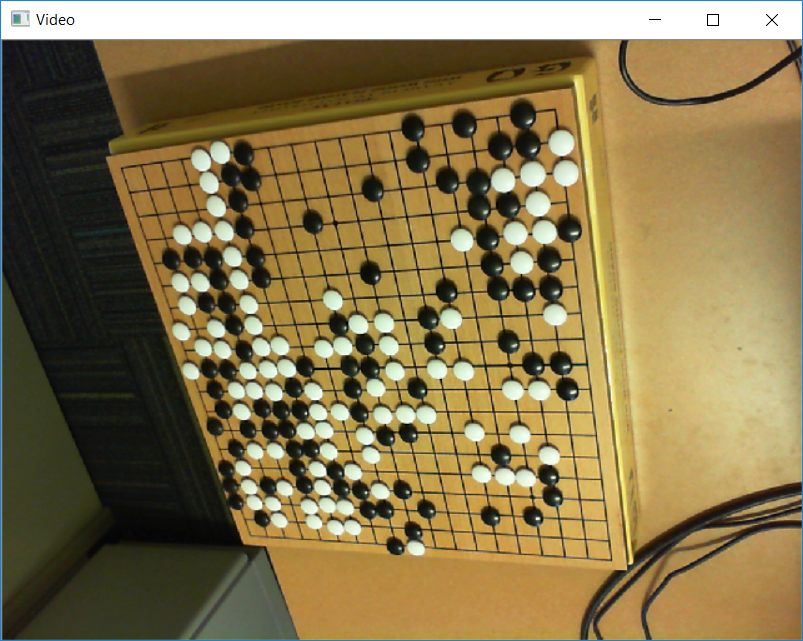
#> input picture img/example_camera.PNG, 803 x 641 px; its folder holds only this picture in this run
$ python -i detect_board.py   (imports and definitions only)
#> lines starting #> are read from the running program, lines starting #| are printed output that depends on the picture
# detect_board.py
# Functions for detecting game state from an image of the board

import cv2
import numpy as np
from scipy.spatial import distance as dist

import online_goban.settings as settings

# Put 4 points in the order [top-left, top-right, bottom-right, bottom-left]
# Helper function for board detection
# Taken from pyimagesearch.com/2016/03/21/ordering-coordinates-clockwise-with-python-and-opencv/
# [71 lines left out: functions order_points, four_point_transform, not called in this run]

# Return a 19x19 array containing the game state
# 0 = empty; 1 = black; -1 = white
def detectBoard(img):
    # Warp image
    calib_points = np.array(settings.CALIBRATION_DATA, dtype = "float32")
    img_warped = four_point_transform(img, calib_points, 380)

    # Get grayscale image
    gray = cv2.cvtColor(img_warped, cv2.COLOR_BGR2GRAY)

    # Blur the image
    blur_size = 20*8
    blur_kernel = np.ones((blur_size, blur_size)) / (blur_size ** 2)
    blurred = cv2.filter2D(gray, -1, blur_kernel)

    # Get differences between blurred and original
    diff = gray.astype(np.int32) - blurred

    # Filter out the positive and negative parts separately
    white = np.clip( diff, 0, 255).astype(np.uint8)
    black = np.clip(-diff, 0, 255).astype(np.uint8)

    # Threshold the parts
    _, black_thresh = cv2.threshold(black, 0, 255, cv2.THRESH_BINARY | cv2.THRESH_OTSU)
    _, white_thresh = cv2.threshold(white, 50, 255, cv2.THRESH_BINARY)

    # Clean up images with morphological filters
    kernel = cv2.getStructuringElement(cv2.MORPH_ELLIPSE, (5, 5))
    kernel_small = cv2.getStructuringElement(cv2.MORPH_ELLIPSE, (3, 3))

    # White image: get rid of reflections
    white_opened = cv2.morphologyEx(white_thresh, cv2.MORPH_OPEN, kernel, iterations=2)
    white_mask = white_opened

    # Black image: remove lines
    black_opened = cv2.morphologyEx(black_thresh, cv2.MORPH_OPEN, kernel_small, iterations=1)
    # Remove reflections
    black_closed = cv2.morphologyEx(black_opened, cv2.MORPH_CLOSE, kernel_small, iterations=2)
    # Remove intersections
    black_opened_2 = cv2.morphologyEx(black_closed, cv2.MORPH_OPEN, kernel_small, iterations=4)
    black_mask = black_opened_2

    # Make a board array - default to empty intersections
    board = np.zeros((19, 19))

    # Look through masks
    for y in range(19):
        for x in range(19):
            # Get ROIs
            center_x = 11 + 20*x
            center_y = 11 + 20*y

            roi_x1 = center_x - 5
            roi_x2 = center_x + 5
            roi_y1 = center_y - 5
            roi_y2 = center_y + 5

            roi_w = white_mask[roi_y1:roi_y2, roi_x1:roi_x2]
            roi_b = black_mask[roi_y1:roi_y2, roi_x1:roi_x2]

            # Set thresholds for detecting stones
            thresh_count = 20

            # Get pixel counts
            count_w = np.sum(roi_w) // 255
            count_b = np.sum(roi_b) // 255

            # Mark as stone
            if count_w > thresh_count:
                board[y][x] = -1
            elif count_b > thresh_count:
                board[y][x] = 1

    # Show the image pipeline if debugging is enabled
    if settings.DEBUG:
        cv2.imshow("White", white)
        cv2.imshow("Black", black)
        cv2.imshow("White Thresh", white_thresh)
        cv2.imshow("Black Thresh", black_thresh)
        cv2.imshow("White Mask", white_mask)
        cv2.imshow("Black Mask", black_mask)

    return board

>>> import cv2
>>> picture = cv2.imread('../img/example_camera.PNG', cv2.IMREAD_GRAYSCALE)
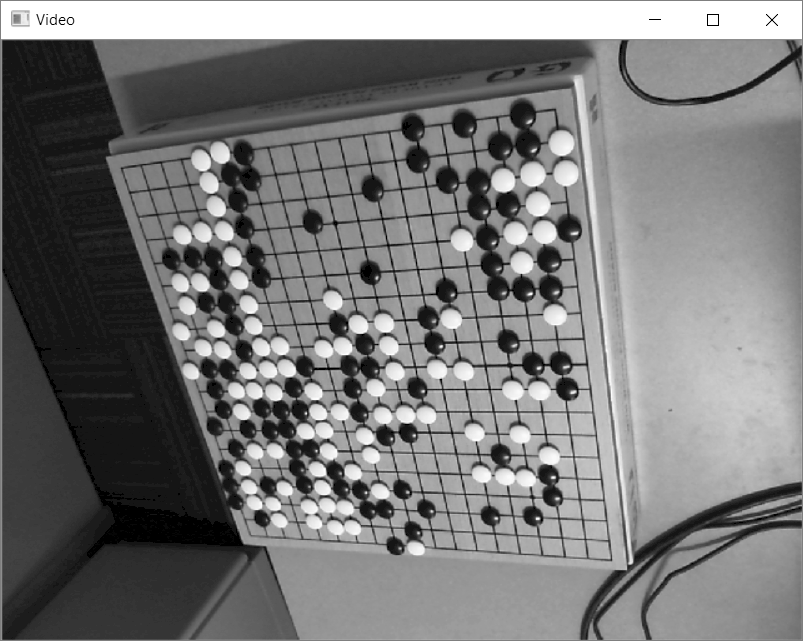
#> picture: shape (641, 803); min 0, max 255, mean 120.1
#> (the run stopped early here; a loop or call above may not have finished)
